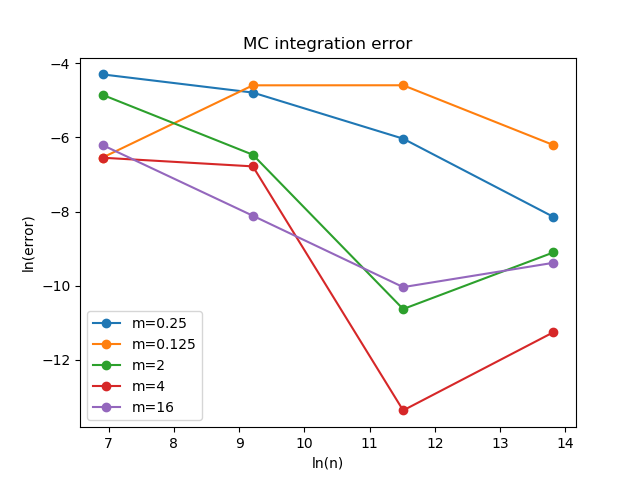

Python code for this plot:
import numpy as np
import math

class Integrator(object):
    def __init__(self, a, b, n):
        self.a, self.b, self.n = a, b, n
        self.points, self.weights = self.construct_method()

    def construct_method(self):
        raise NotImplementedError('no rule in class %s' %
                                  self.__class__.__name__)

    def integrate(self, f):
        s = 0
        for i in range(len(self.weights)):
            s += self.weights[i]*f(self.points[i])
        return s

    def vectorized_integrate(self, f):
        return np.dot(self.weights, f(self.points))
    
class MCint(Integrator):
    def construct_method(self):
        x=np.random.uniform(self.a,self.b,self.n)
        h = (self.b-self.a)/float(self.n)
        w = np.zeros(len(x)) + h
        return x, w


class Midpoint(Integrator):
    def construct_method(self):
        a, b, n = self.a, self.b, self.n  # quick forms
        h = (b-a)/float(n)
        x = np.linspace(a + 0.5*h, b - 0.5*h, n)
        w = np.zeros(len(x)) + h
        return x, w

class Trapezoidal(Integrator):
    def construct_method(self):
        x = np.linspace(self.a, self.b, self.n)
        h = (self.b - self.a)/float(self.n - 1)
        w = np.zeros(len(x)) + h
        w[0] /= 2
        w[-1] /= 2
        return x, w

class Simpson(Integrator):
    def construct_method(self):
        if self.n % 2 != 1:
            print ('n=%d must be odd, 1 is added' % self.n)
            self.n += 1
        x = np.linspace(self.a, self.b, self.n)
        h = (self.b - self.a)/float(self.n - 1)*2
        w = np.zeros(len(x))
        w[0:self.n:2] = h*1.0/3
        w[1:self.n-1:2] = h*2.0/3
        w[0] /= 2
        w[-1] /= 2
        return x, w

class GaussLegendre2(Integrator):
    def construct_method(self):
        if self.n % 2 != 0:
            print ('n=%d must be even, 1 is subtracted' % self.n)
            self.n -= 1
        nintervals = int(self.n/2.0)
        h = (self.b - self.a)/float(nintervals)
        x = np.zeros(self.n)
        sqrt3 = 1.0/math.sqrt(3)
        for i in range(nintervals):
            x[2*i]   = self.a + (i+0.5)*h - 0.5*sqrt3*h
            x[2*i+1] = self.a + (i+0.5)*h + 0.5*sqrt3*h
        w = np.zeros(len(x)) + h/2.0
        return x, w

class GaussLegendre2_vec(Integrator):
    def construct_method(self):
        if self.n % 2 != 0:
            print ('n=%d must be even, 1 is added' % self.n)
            self.n += 1
        nintervals = int(self.n/2.0)
        h = (self.b - self.a)/float(nintervals)
        x = np.zeros(self.n)
        sqrt3 = 1.0/math.sqrt(3)
        m = np.linspace(0.5*h, (nintervals-1+0.5)*h, nintervals)
        x[0:self.n-1:2] = m + self.a - 0.5*sqrt3*h
        x[1:self.n:2]   = m + self.a + 0.5*sqrt3*h
        w = np.zeros(len(x)) + h/2.0
        return x, w


# A linear function will be exactly integrated by all
# the methods, so such an f is the candidate for testing
# the implementations

def test_Integrate():
    """Check that linear functions are integrated exactly."""
    def f(x):
        return x + 2

    def F(x):
        """Integral of f."""
        return 0.5*x**2 + 2*x

    a = 2; b = 3; n = 4     # test data
    I_exact = F(b) - F(a)
    tol = 1E-15

    methods = [Midpoint, Trapezoidal, Simpson, GaussLegendre2,
               GaussLegendre2_vec]
    for method in methods:
        integrator = method(a, b, n)

        I = integrator.integrate(f)
        assert abs(I_exact - I) < tol

        I_vec = integrator.vectorized_integrate(f)
        assert abs(I_exact - I_vec) < tol
        
def test_MCInt():
    """Test MCInt for 3 points generated with seed, vs results calculated by hand using the same three random numbers"""
    np.random.seed(10)
    #Points: [2.77132064 2.02075195 2.63364823]
    
    def f(x):
        return x + 2
    
    a = 2; b = 3; n = 3     # test data
    mcintegral=MCint(a,b,n)
    MCI_hand = 4.475240275850808 #expected result (not exact)
    tol = 1E-12
    
    I=mcintegral.integrate(f)
    assert abs(MCI_hand - I) < tol
    
    I=mcintegral.vectorized_integrate(f)
    assert abs(MCI_hand - I) < tol
    


import matplotlib.pyplot as plt
from math import log
def error_investagation():

    def error_vs_n(f, exact, n_values, Method, a, b):
        """
        Compute errors in numerical integration of f from a
        to b with Method, using a range of n values (n_values).
        Return actual n values and errors as two lists.
        """
        log_n = []  # log of actual n values (Method may adjust n)
        log_e = []  # log of corresponding errors
        for n_value in n_values:
            method = Method(a, b, n_value)
            error = abs(exact - method.integrate(f))
            log_n.append(log(method.n))
            log_e.append(log(error))
        return log_n, log_e

    class F(object):
        def __init__(self, m):
            self.m = float(m)
        def __call__(self, t):
            m = self.m
            return (1 + 1/m)*t**(1/m)

    def exact_integral(a, b, m):
        return b**(1 + 1./m) - a**(1 + 1./m)

    a = 0; b = 1
    n_values = [10, 20, 40, 80, 160, 320, 640]
    for m in 1./4, 1./8., 2, 4, 16:
        f = F(m)
        exact = exact_integral(a, b, m)
        plt.figure()
        for Method in Midpoint, Trapezoidal, Simpson, GaussLegendre2:
            n, e = error_vs_n(f, exact, n_values, Method, a, b)
            plt.plot(n, e, label=Method.__name__)
            plt.legend()
            plt.title('m=%g' % m); plt.xlabel('ln(n)'); plt.ylabel('ln(error)')
        plt.savefig('tmp9.14_%s.png' % m)


def MCI_investigation():
    class F(object):
        def __init__(self, m):
            self.m = float(m)
        def __call__(self, t):
            m = self.m
            return (1 + 1/m)*t**(1/m)

    def exact_integral(a, b, m):
        return b**(1 + 1./m) - a**(1 + 1./m)
    
    a = 0; b = 1
    n_values = [10**k for k in range(3,7)]
    plt.figure()
    for m in 1./4, 1./8., 2, 4, 16:
        f = F(m)
        exact = exact_integral(a, b, m)
        err=[]
        for n_value in n_values:
            integ = MCint(a, b, n_value)
            error = abs(exact - integ.integrate(f))
            err.append(error)
        plt.plot(np.log(n_values), np.log(err),"o-", label="m=%g"%m)
    plt.legend()
    plt.title("MC integration error"); plt.xlabel('ln(n)'); plt.ylabel('ln(error)')
    plt.savefig('ej9.14.png')
        
    

if __name__ == '__main__':
    test_Integrate()
    test_MCInt()
    error_investagation()
    MCI_investigation()
